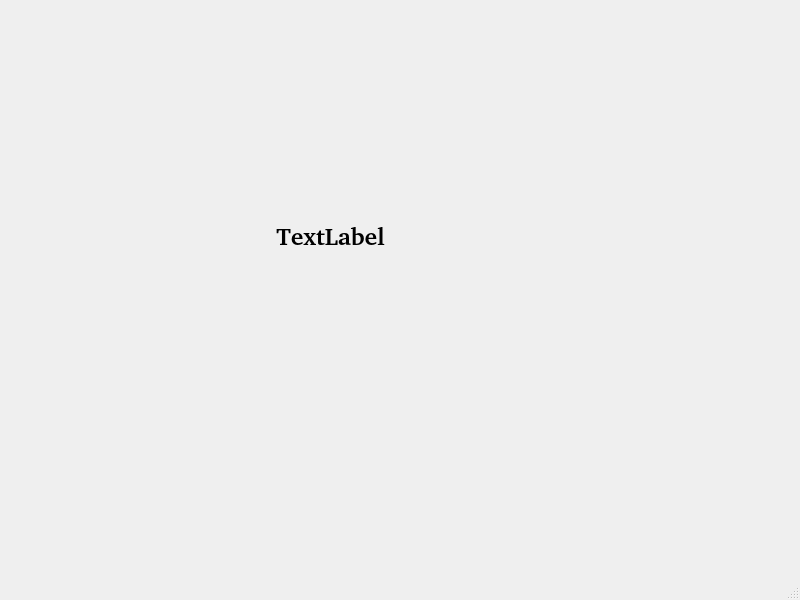
<?xml version="1.0" encoding="UTF-8"?>
<ui version="4.0">
 <class>MainWindow</class>
 <widget class="QMainWindow" name="MainWindow">
  <property name="geometry">
   <rect>
    <x>0</x>
    <y>0</y>
    <width>800</width>
    <height>600</height>
   </rect>
  </property>
  <property name="windowTitle">
   <string>MainWindow</string>
  </property>
  <widget class="QWidget" name="centralwidget">
   <widget class="QLabel" name="label">
    <property name="geometry">
     <rect>
      <x>260</x>
      <y>200</y>
      <width>141</width>
      <height>71</height>
     </rect>
    </property>
    <property name="font">
     <font>
      <family>URW Gothic [urw]</family>
      <pointsize>18</pointsize>
      <weight>75</weight>
      <bold>true</bold>
     </font>
    </property>
    <property name="text">
     <string>TextLabel</string>
    </property>
    <property name="alignment">
     <set>Qt::AlignCenter</set>
    </property>
   </widget>
  </widget>
  <widget class="QMenuBar" name="menubar">
   <property name="geometry">
    <rect>
     <x>0</x>
     <y>0</y>
     <width>800</width>
     <height>20</height>
    </rect>
   </property>
  </widget>
  <widget class="QStatusBar" name="statusbar"/>
 </widget>
 <resources/>
 <connections/>
</ui>
